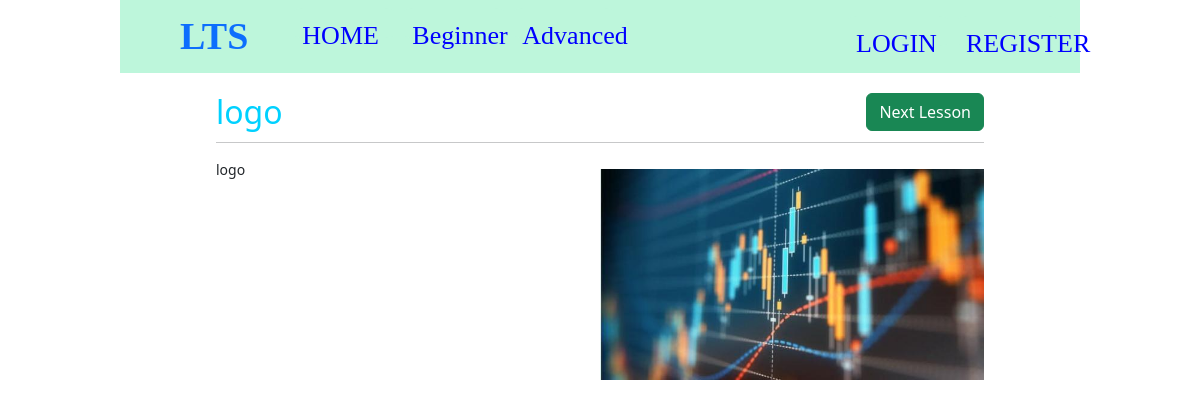
The page /advancedLessons/lesson/3/ on the database its author committed.
### LearnTradingSwiftly/models.py (models this page shows)
class Lesson(models.Model):
	title = models.CharField(max_length=255)
	content = models.TextField(max_length=100000)
	image = models.ImageField(upload_to="cover_images/", null=True, blank=True)
	isAdvanced = models.BooleanField(default=False)

### LearnTradingSwiftly/views.py (the view)
# urls.py: path('advancedLessons/lesson/<int:index>/', lesson, name='lesson'),
def lesson(request, index):
	lesson = get_object_or_404(Lesson, id=index)
	context = {'lesson': lesson,}
	return render(request, "lesson.html", context)

### LearnTradingSwiftly/templates/lesson.html (shortened to what this page needs)
<!DOCTYPE html>
<html>
<head>
	<link href="https://cdn.jsdelivr.net/npm/bootstrap@5.2.0-beta1/dist/css/bootstrap.min.css" rel="stylesheet">
</head>
<body style="width: 80%; margin: auto">
	<nav class="navbar navbar-expand-lg" style="background-color: rgba(189, 246, 219, 1);">
  <div class="container-fluid">
    <a class="navbar-brand" href="{% url 'index' %}>LTS</a>
    <button class="navbar-toggler" type="button" data-bs-toggle="collapse" data-bs-target="#navbarSupportedContent" aria-controls="navbarSupportedContent" aria-expanded="false" aria-label="Toggle navigation">
    <div class="collapse navbar-collapse" id="navbarSupportedContent">
      <ul class="navbar-nav me-auto mb-2 mb-lg-0">
        <li class="nav-item">
          <a class="lts" href="{% url 'index' %}">LTS</a>
        </li>
        <li class="nav-item">
          <a class="nav-link" href="{% url 'index' %}">HOME</a>
        </li>
        <li class="nav-item">
          <a class="nav-link" href="{% url 'beginnerLessons' %}">Beginner</a>
        </li>
        <li class="nav-item">
          <a class="nav-link" href="{% url 'advancedLessons' %}">Advanced</a>
        </li>
      </ul>
      <div>
            <ul class="navbar-nav me-auto mb-2 mb-lg-0">
            	<li class="nav-item login" style="float: right;">
          			<a class="nav-link" href="{% url 'login' %}">LOGIN</a>
        		</li>
        		<li class="nav-item register" style="float: right;">
          			<a class="nav-link" href="{% url 'register' %}">REGISTER</a>
        		</li>
			</ul>
      </div>
    </div>
  </div>
</nav>
<div class="center">
	<h2 style="color: rgba(0, 209, 255, 1); float: left;"> {{lesson.title}}</h2>
		<a href="{% url 'lesson' index=lesson.id %}" class="btn btn-success view" style="float: right;">Next Lesson</a>
<br>
	<hr>
    <div>
      	<img src="{{MEDIA_URL}}{{lesson.image.url}}" class="card-img-top" alt="..." style="width: 50%; height: 60%; float: right; margin-bottom: 20px; margin-left: 30px; margin-top: 10px">
    </div>
    <p style="text-align: justify; font-size: 14px; margin-top: 10px" type="html">{{lesson.content}}
    </p>
</div>
</body>
</html>

### LearnTradingSwiftly/templates/lesson.html (style rules this page uses)
.nav-link { color: blue; font-size: 26px; background-color: rgba(189, 246, 219, 1); border-radius: 10%; border: 0px; width: 100px; height: 30px; font-family: Lexend Peta, serif, sans-serif; margin-right: 10px; display: inline-block; }
.lts { font-size: 38px; font-weight: bold; font-family: "Lexend Peta", serif, sans-serif; text-decoration: none; margin-right: 30px; float: left; }
.center { margin: auto; width: 80%; padding-top: 20px; font-size: 22px; text-align: center; }

### rows shown on the page
Lesson: title "logo", image (picture), content "logo"
